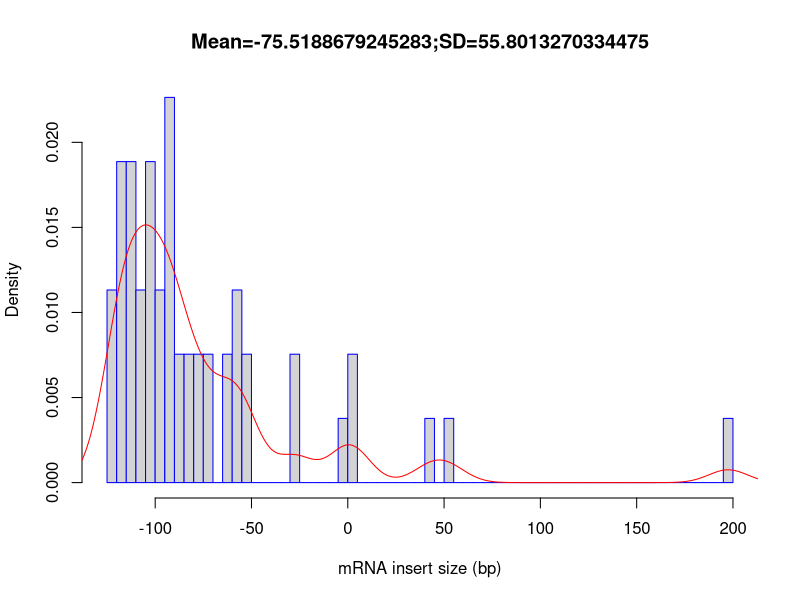

Write the R code that produced this figure.
out_file = 'Atha_Ler-0_sl_FLT_0.57G_Rep1'
pdf('Atha_Ler-0_sl_FLT_0.57G_Rep1.inner_distance_plot.pdf')
fragsize=rep(c(-147.5,-142.5,-137.5,-132.5,-127.5,-122.5,-117.5,-112.5,-107.5,-102.5,-97.5,-92.5,-87.5,-82.5,-77.5,-72.5,-67.5,-62.5,-57.5,-52.5,-47.5,-42.5,-37.5,-32.5,-27.5,-22.5,-17.5,-12.5,-7.5,-2.5,2.5,7.5,12.5,17.5,22.5,27.5,32.5,37.5,42.5,47.5,52.5,57.5,62.5,67.5,72.5,77.5,82.5,87.5,92.5,97.5,102.5,107.5,112.5,117.5,122.5,127.5,132.5,137.5,142.5,147.5,152.5,157.5,162.5,167.5,172.5,177.5,182.5,187.5,192.5,197.5,202.5,207.5,212.5,217.5,222.5,227.5,232.5,237.5,242.5,247.5,252.5,257.5,262.5,267.5,272.5,277.5,282.5,287.5,292.5,297.5,302.5,307.5,312.5,317.5,322.5,327.5,332.5,337.5,342.5,347.5),times=c(0,0,0,0,0,3,5,5,3,5,3,6,2,2,2,2,0,2,3,2,0,0,0,0,2,0,0,0,0,1,2,0,0,0,0,0,0,0,1,0,1,0,0,0,0,0,0,0,0,0,0,0,0,0,0,0,0,0,0,0,0,0,0,0,0,0,0,0,0,1,0,0,0,0,0,0,0,0,0,0,0,0,0,0,0,0,0,0,0,0,0,0,0,0,0,0,0,0,0,0))
frag_sd = sd(fragsize)
frag_mean = mean(fragsize)
frag_median = median(fragsize)
write(x=c("Name","Mean","Median","sd"), sep="	", file=stdout(),ncolumns=4)
write(c(out_file,frag_mean,frag_median,frag_sd),sep="	", file=stdout(),ncolumns=4)
hist(fragsize,probability=T,breaks=100,xlab="mRNA insert size (bp)",main=paste(c("Mean=",frag_mean,";","SD=",frag_sd),collapse=""),border="blue")
lines(density(fragsize,bw=10),col='red')
dev.off()
